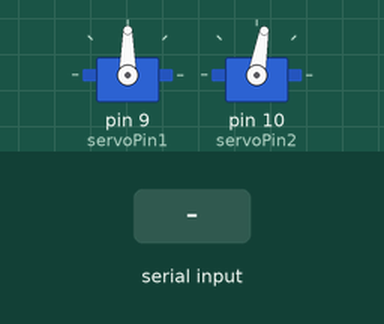
A sketch run on a simulated Arduino Uno, built with avr-gcc and run on an emulated ATmega328P. Shown: 2 × servo. The inputs (shaded band) are chosen by the test bench.

Above: at 1.2 s.
1.3 s: "1\n" received over Serial
At 2.0 s:
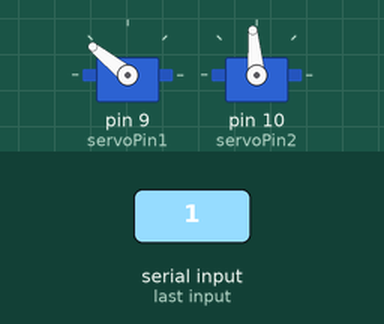
2.9 s: "2\n" received over Serial
At 4.2 s:
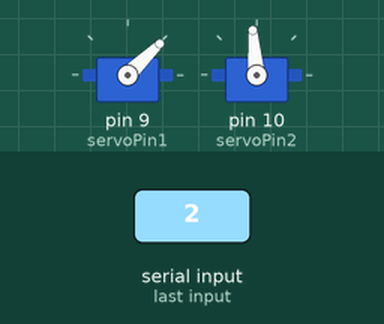
4.5 s: "3\n" received over Serial
At 5.6 s:
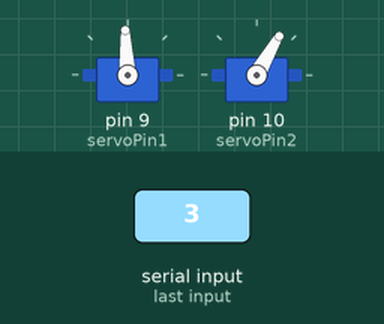
Timing chart, 0 to 7.5 s (numbered marks = the images above; inputs shaded):
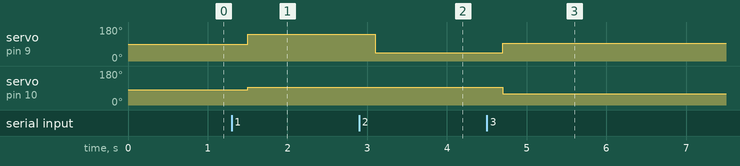

Measured:
- after the input at 1.3 s, servo on pin 9 (servoPin1): 90° → 141° after 0.20 s; servo on pin 10 (servoPin2): 80° → 95° after 0.20 s
- after the input at 2.9 s, servo on pin 9 (servoPin1): 141° → 44° after 0.20 s
- after the input at 4.5 s, servo on pin 9 (servoPin1): 44° → 93° after 0.20 s; servo on pin 10 (servoPin2): 95° → 60° after 0.20 s

The sketch:

ball_followarduino.ino
```cpp
 #include <Arduino.h>
#include <Servo.h>

Servo servo1;
int servoPin1 = 9;
Servo esc;
int servoPin2 = 10;

void setup() {
  servo1.attach(servoPin1);
  esc.attach (servoPin2);
  Serial.begin(2000000);
  while(!Serial){
    ;//WAITING FOR THE Serial TO CONNECT
  }
  Serial.setTimeout(200);
esc.write(80);
}


int commandfromjetson;
void loop() {

  //waiting for jetson command
  if (Serial.available()>0){
  commandfromjetson = Serial.readString().toInt();
 //0 is straight 1 is left 2 is right 3 is bacwards 4 is stop
  if (commandfromjetson == 0){
    servo1.writeMicroseconds(1500);
    esc.write(95);
  }
  if (commandfromjetson == 1){
  servo1.writeMicroseconds(2000);
  esc.write(95);
  }
  if (commandfromjetson ==2){
  servo1.writeMicroseconds(1000);
  esc.write(95);

  }
  if (commandfromjetson == 3){
    servo1.writeMicroseconds(1500);
    esc.write(60);
  }
  if (commandfromjetson == 4){
    servo1.writeMicroseconds(1500);
    esc.write(80);
  }
  // wait for a second

  }

}
```
